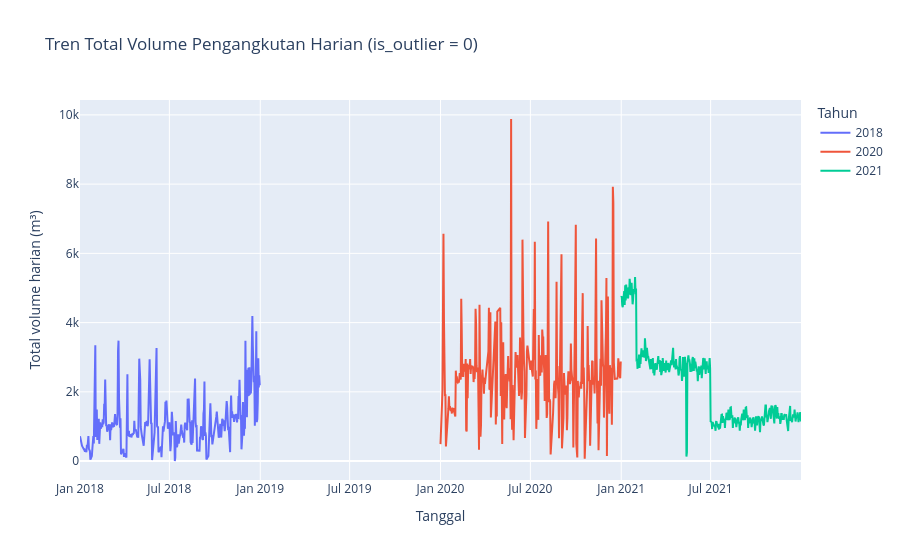
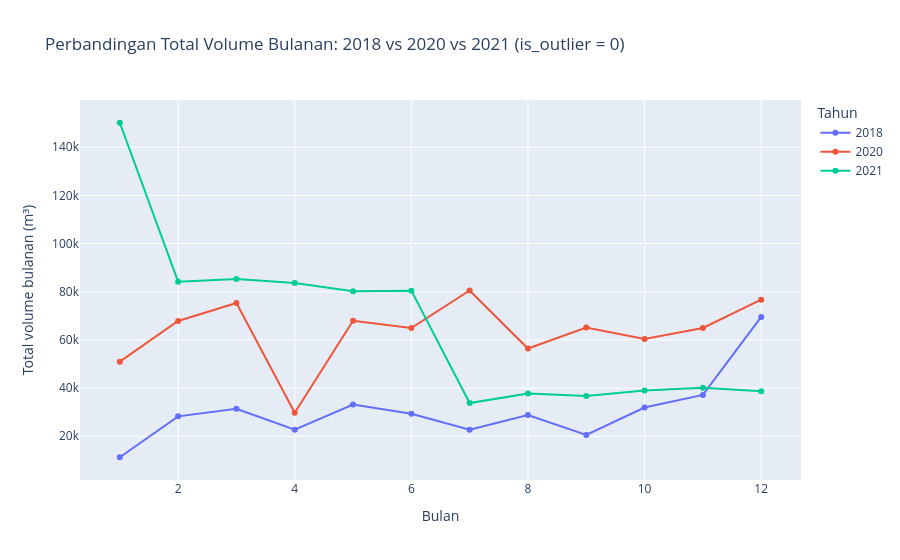
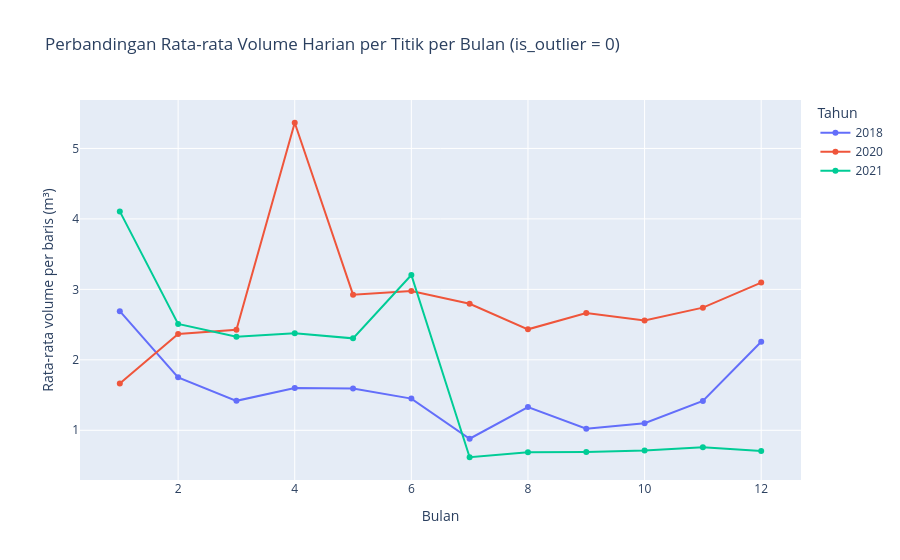

The notebook cell these images were saved under, in order:
### Markdown cell above
## 1. Tren Volume Harian & Bulanan per Tahun (2018 vs 2020 vs 2021)

Untuk menjaga keterbacaan tren operasional harian/bulanan, tren normal dihitung pada `is_outlier == 0` (`<= P99.9`), sedangkan lonjakan ekstrem dianalisis terpisah di Bagian 4.

### Code cell
tren_harian = (
    df_normal.groupBy("tahun", "tanggal")
    .agg(
        F.sum("volume_sampah_perhari").alias("total_harian"),
        F.mean("volume_sampah_perhari").alias("rata_harian"),
    )
    .orderBy("tanggal")
    .toPandas()
)
tren_harian["tahun_str"] = tren_harian["tahun"].astype(str)

fig_harian = px.line(
    tren_harian,
    x="tanggal",
    y="total_harian",
    color="tahun_str",
    title="Tren Total Volume Pengangkutan Harian (is_outlier = 0)",
    labels={
        "tanggal": "Tanggal",
        "total_harian": "Total volume harian (m³)",
        "tahun_str": "Tahun",
    },
)
simpan_figure(fig_harian, "step5_tren_harian")

tren_bulanan = (
    df_normal.groupBy("tahun", "bulan")
    .agg(
        F.sum("volume_sampah_perhari").alias("total_bulanan"),
        F.mean("volume_sampah_perhari").alias("rata_bulanan"),
        F.count("*").alias("jumlah_observasi"),
    )
    .orderBy("tahun", "bulan")
    .toPandas()
)
tren_bulanan["tahun_str"] = tren_bulanan["tahun"].astype(str)

fig_bulanan_total = px.line(
    tren_bulanan,
    x="bulan",
    y="total_bulanan",
    color="tahun_str",
    markers=True,
    title="Perbandingan Total Volume Bulanan: 2018 vs 2020 vs 2021 (is_outlier = 0)",
    labels={
        "bulan": "Bulan",
        "total_bulanan": "Total volume bulanan (m³)",
        "tahun_str": "Tahun",
    },
)
simpan_figure(fig_bulanan_total, "step5_tren_bulanan_total")

fig_bulanan_rata = px.line(
    tren_bulanan,
    x="bulan",
    y="rata_bulanan",
    color="tahun_str",
    markers=True,
    title="Perbandingan Rata-rata Volume Harian per Titik per Bulan (is_outlier = 0)",
    labels={
        "bulan": "Bulan",
        "rata_bulanan": "Rata-rata volume per baris (m³)",
        "tahun_str": "Tahun",
    },
)
simpan_figure(fig_bulanan_rata, "step5_tren_bulanan_rata")

puncak_bulanan = tren_bulanan.loc[tren_bulanan["total_bulanan"].idxmax()]
terendah_bulanan = tren_bulanan.loc[tren_bulanan["total_bulanan"].idxmin()]
print(
    f"Bulan tertinggi (normal): {int(puncak_bulanan['tahun'])}-{int(puncak_bulanan['bulan']):02d} "
    f"= {puncak_bulanan['total_bulanan']:,.2f} m³ | "
    f"terendah: {int(terendah_bulanan['tahun'])}-{int(terendah_bulanan['bulan']):02d} "
    f"= {terendah_bulanan['total_bulanan']:,.2f} m³"
)

### Figure 1 — Plotly figure (JSON) as saved in the notebook; plotly's stock layout.template omitted (floating-point values rounded to 4 significant figures; data arrays with more than 128 entries replaced by an {"elided": "..."} marker saying what was removed)
{"data": [{"hovertemplate": "Tahun=2018<br>Tanggal=%{x}<br>Total volume harian (m³)=%{y}<extra></extra>", "legendgroup": "2018", "line": {"color": "#636efa", "dash": "solid"}, "marker": {"symbol": "circle"}, "mode": "lines", "name": "2018", "orientation": "v", "showlegend": true, "type": "scatter", "x": {"elided": "319 str values"}, "xaxis": "x", "y": {"elided": "319 float values"}, "yaxis": "y"}, {"hovertemplate": "Tahun=2020<br>Tanggal=%{x}<br>Total volume harian (m³)=%{y}<extra></extra>", "legendgroup": "2020", "line": {"color": "#EF553B", "dash": "solid"}, "marker": {"symbol": "circle"}, "mode": "lines", "name": "2020", "orientation": "v", "showlegend": true, "type": "scatter", "x": {"elided": "299 str values"}, "xaxis": "x", "y": {"elided": "299 float values"}, "yaxis": "y"}, {"hovertemplate": "Tahun=2021<br>Tanggal=%{x}<br>Total volume harian (m³)=%{y}<extra></extra>", "legendgroup": "2021", "line": {"color": "#00cc96", "dash": "solid"}, "marker": {"symbol": "circle"}, "mode": "lines", "name": "2021", "orientation": "v", "showlegend": true, "type": "scatter", "x": {"elided": "365 str values"}, "xaxis": "x", "y": {"elided": "365 float values"}, "yaxis": "y"}], "layout": {"legend": {"title": {"text": "Tahun"}, "tracegroupgap": 0}, "title": {"text": "Tren Total Volume Pengangkutan Harian (is_outlier = 0)"}, "xaxis": {"anchor": "y", "domain": [0.0, 1.0], "title": {"text": "Tanggal"}}, "yaxis": {"anchor": "x", "domain": [0.0, 1.0], "title": {"text": "Total volume harian (m³)"}}}}

### Figure 2 — Plotly figure (JSON) as saved in the notebook; plotly's stock layout.template omitted (floating-point values rounded to 4 significant figures)
{"data": [{"hovertemplate": "Tahun=2018<br>Bulan=%{x}<br>Total volume bulanan (m³)=%{y}<extra></extra>", "legendgroup": "2018", "line": {"color": "#636efa", "dash": "solid"}, "marker": {"symbol": "circle"}, "mode": "lines+markers", "name": "2018", "orientation": "v", "showlegend": true, "type": "scatter", "x": [1, 2, 3, 4, 5, 6, 7, 8, 9, 10, 11, 12], "xaxis": "x", "y": [11280.0, 28250.0, 31430.0, 22730.0, 33140.0, 29300.0, 22680.0, 28830.0, 20530.0, 31930.0, 37150.0, 69550.0], "yaxis": "y"}, {"hovertemplate": "Tahun=2020<br>Bulan=%{x}<br>Total volume bulanan (m³)=%{y}<extra></extra>", "legendgroup": "2020", "line": {"color": "#EF553B", "dash": "solid"}, "marker": {"symbol": "circle"}, "mode": "lines+markers", "name": "2020", "orientation": "v", "showlegend": true, "type": "scatter", "x": [1, 2, 3, 4, 5, 6, 7, 8, 9, 10, 11, 12], "xaxis": "x", "y": [50960.0, 67870.0, 75300.0, 29730.0, 67970.0, 64940.0, 80510.0, 56410.0, 65180.0, 60410.0, 64960.0, 76700.0], "yaxis": "y"}, {"hovertemplate": "Tahun=2021<br>Bulan=%{x}<br>Total volume bulanan (m³)=%{y}<extra></extra>", "legendgroup": "2021", "line": {"color": "#00cc96", "dash": "solid"}, "marker": {"symbol": "circle"}, "mode": "lines+markers", "name": "2021", "orientation": "v", "showlegend": true, "type": "scatter", "x": [1, 2, 3, 4, 5, 6, 7, 8, 9, 10, 11, 12], "xaxis": "x", "y": [150200.0, 84180.0, 85240.0, 83630.0, 80210.0, 80450.0, 33780.0, 37760.0, 36730.0, 38950.0, 40180.0, 38670.0], "yaxis": "y"}], "layout": {"legend": {"title": {"text": "Tahun"}, "tracegroupgap": 0}, "title": {"text": "Perbandingan Total Volume Bulanan: 2018 vs 2020 vs 2021 (is_outlier = 0)"}, "xaxis": {"anchor": "y", "domain": [0.0, 1.0], "title": {"text": "Bulan"}}, "yaxis": {"anchor": "x", "domain": [0.0, 1.0], "title": {"text": "Total volume bulanan (m³)"}}}}

### Figure 3 — Plotly figure (JSON) as saved in the notebook; plotly's stock layout.template omitted (floating-point values rounded to 4 significant figures)
{"data": [{"hovertemplate": "Tahun=2018<br>Bulan=%{x}<br>Rata-rata volume per baris (m³)=%{y}<extra></extra>", "legendgroup": "2018", "line": {"color": "#636efa", "dash": "solid"}, "marker": {"symbol": "circle"}, "mode": "lines+markers", "name": "2018", "orientation": "v", "showlegend": true, "type": "scatter", "x": [1, 2, 3, 4, 5, 6, 7, 8, 9, 10, 11, 12], "xaxis": "x", "y": [2.69, 1.751, 1.418, 1.6, 1.593, 1.449, 0.8804, 1.329, 1.023, 1.101, 1.416, 2.257], "yaxis": "y"}, {"hovertemplate": "Tahun=2020<br>Bulan=%{x}<br>Rata-rata volume per baris (m³)=%{y}<extra></extra>", "legendgroup": "2020", "line": {"color": "#EF553B", "dash": "solid"}, "marker": {"symbol": "circle"}, "mode": "lines+markers", "name": "2020", "orientation": "v", "showlegend": true, "type": "scatter", "x": [1, 2, 3, 4, 5, 6, 7, 8, 9, 10, 11, 12], "xaxis": "x", "y": [1.663, 2.367, 2.427, 5.365, 2.925, 2.976, 2.796, 2.433, 2.663, 2.558, 2.741, 3.097], "yaxis": "y"}, {"hovertemplate": "Tahun=2021<br>Bulan=%{x}<br>Rata-rata volume per baris (m³)=%{y}<extra></extra>", "legendgroup": "2021", "line": {"color": "#00cc96", "dash": "solid"}, "marker": {"symbol": "circle"}, "mode": "lines+markers", "name": "2021", "orientation": "v", "showlegend": true, "type": "scatter", "x": [1, 2, 3, 4, 5, 6, 7, 8, 9, 10, 11, 12], "xaxis": "x", "y": [4.106, 2.509, 2.326, 2.377, 2.304, 3.203, 0.6174, 0.6901, 0.6937, 0.7116, 0.7586, 0.706], "yaxis": "y"}], "layout": {"legend": {"title": {"text": "Tahun"}, "tracegroupgap": 0}, "title": {"text": "Perbandingan Rata-rata Volume Harian per Titik per Bulan (is_outlier = 0)"}, "xaxis": {"anchor": "y", "domain": [0.0, 1.0], "title": {"text": "Bulan"}}, "yaxis": {"anchor": "x", "domain": [0.0, 1.0], "title": {"text": "Rata-rata volume per baris (m³)"}}}}
